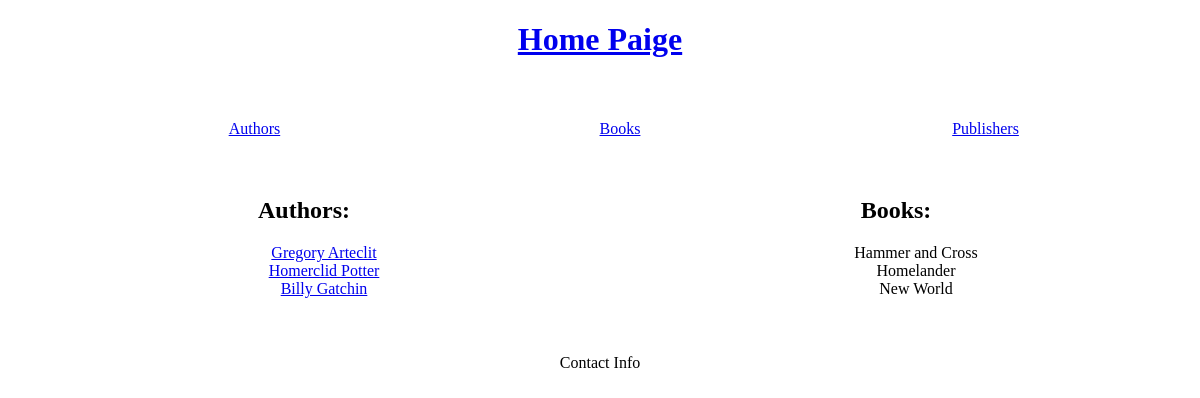
The page /books/ on the database its author committed.
### pages/models.py (models this page shows, shortened)
class Author(models.Model):
    name = models.CharField(max_length=100, unique=True)
    age = models.IntegerField()

class Book(models.Model):
    title = models.CharField(max_length=100, unique_for_date='publication_date')
    publication_date = models.DateField(blank=False)
    author = models.OneToOneField(
        Author,
        on_delete=models.CASCADE,
        related_name='books',
        related_query_name='books',
    )
    rating = models.FloatField(blank=True)
    category = models.ManyToManyField(
        Category,
        related_name='books',
        related_query_name='books',
    )
    class Meta:
        verbose_name = 'Book'
        verbose_name_plural = 'Books'
        ordering = ['publication_date']

### pages/views.py (the view)
# urls.py: path('books/', books, name='books'),
def books(request):
    all_books = Book.objects.all()
    authors = Author.objects.all()
    return render(request, 'books.html', {'books': all_books, 'authors': authors})

### templates/books.html (shortened to what this page needs)
{% extends 'base.html' %}
{% block content %}
    <h2>Books:</h2>
    <ul>
        {% for book in books %}
        <li>{{ book.title }}</li>
        {% endfor %}
    </ul>
{% endblock content %}

### templates/base.html (shortened to what this page needs)
<!DOCTYPE html>
<html lang="en">
<head>
</head>
<body>
    <header>
        {% block header %}
        <h1><a href="{% url 'home_page' %}">Home Paige</a></h1>
        {% endblock header %}
    </header>
    <nav>
        {% block nav_bar %}
        <ul class="nav_bar">
            <li><a href="{% url 'authors' %}">Authors</a></li>
            <li><a href="{% url 'books' %}">Books</a></li>
            <li><a href="{% url 'publishers' %}">Publishers</a></li>
        </ul>
        {% endblock nav_bar %}
    </nav>
    <main>
        <div>
            {% block sidebar %}
            <h2>Authors:</h2>
            <ul>
            {% for author in authors %}
                <li><a href="{% url 'authors_books_information' %}?author={{ author.name }}">{{ author.name }}</a></li>
            {% endfor %}
            </ul>
            {% endblock sidebar %}
        </div>
        <div>
            {% block content %}{% endblock content %}
        </div>
    </main>
    <footer>
        {% block footer %}
        <p>Contact Info</p>
        {% endblock footer %}
    </footer>
</body>
</html>

### templates/base.html (style rules this page uses)
header { text-align: center; }
nav { text-align: center; padding: 2%; }
nav ul { display: flex; }
nav ul li { flex: 1; text-align: center; }
ul { list-style-type: none; }
main { display: flex; }
main div { flex: 1; text-align: center; }
footer { text-align: center; padding: 2%; }

### rows shown on the page
Author: name "Gregory Arteclit"
Author: name "Homerclid Potter"
Author: name "Billy Gatchin"
Book: title "Hammer and Cross"
Book: title "Homelander"
Book: title "New World"
